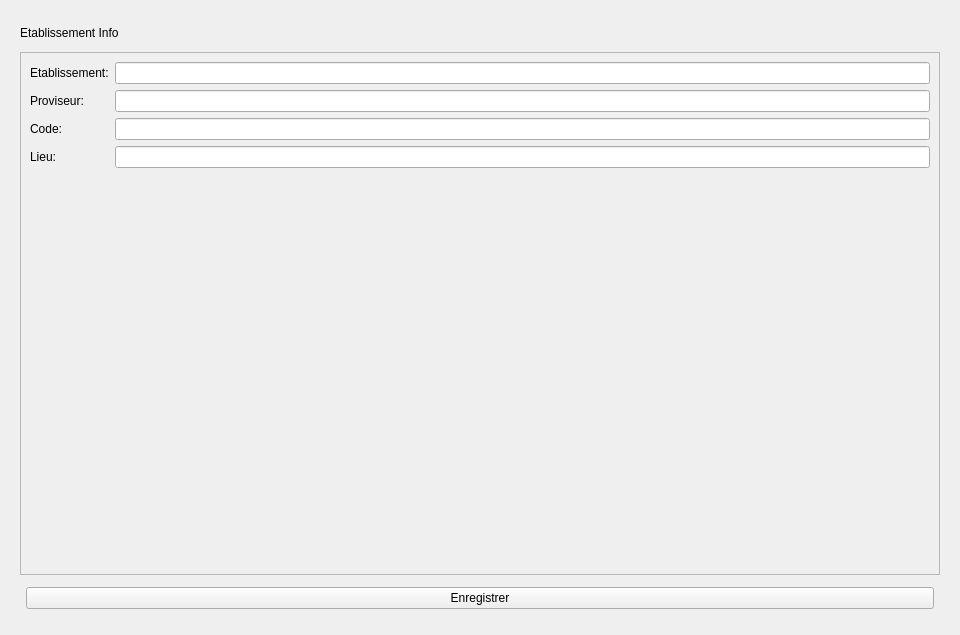
<?xml version="1.0" encoding="UTF-8"?>
<ui version="4.0">
 <class>SettingsPage</class>
 <widget class="QWidget" name="SettingsPage">
  <property name="geometry">
   <rect>
    <x>0</x>
    <y>0</y>
    <width>960</width>
    <height>635</height>
   </rect>
  </property>
  <property name="windowTitle">
   <string>Form</string>
  </property>
  <layout class="QHBoxLayout" name="horizontalLayout">
   <item>
    <layout class="QVBoxLayout" name="verticalLayout">
     <property name="leftMargin">
      <number>9</number>
     </property>
     <property name="topMargin">
      <number>9</number>
     </property>
     <property name="rightMargin">
      <number>9</number>
     </property>
     <property name="bottomMargin">
      <number>9</number>
     </property>
     <item>
      <layout class="QHBoxLayout" name="horizontalLayout_2">
       <item>
        <layout class="QVBoxLayout" name="verticalLayout_2" stretch="1,20">
         <item>
          <widget class="QLabel" name="label">
           <property name="text">
            <string>Etablissement Info</string>
           </property>
          </widget>
         </item>
         <item>
          <widget class="QFrame" name="frame">
           <property name="frameShape">
            <enum>QFrame::StyledPanel</enum>
           </property>
           <property name="frameShadow">
            <enum>QFrame::Raised</enum>
           </property>
           <layout class="QHBoxLayout" name="horizontalLayout_3">
            <item>
             <layout class="QFormLayout" name="formLayout">
              <item row="0" column="0">
               <widget class="QLabel" name="label_2">
                <property name="text">
                 <string>Etablissement:</string>
                </property>
               </widget>
              </item>
              <item row="0" column="1">
               <widget class="QLineEdit" name="schoolNameEdit"/>
              </item>
              <item row="1" column="0">
               <widget class="QLabel" name="label_3">
                <property name="text">
                 <string>Proviseur:</string>
                </property>
               </widget>
              </item>
              <item row="1" column="1">
               <widget class="QLineEdit" name="principalEdit"/>
              </item>
              <item row="2" column="0">
               <widget class="QLabel" name="label_4">
                <property name="text">
                 <string>Code:</string>
                </property>
               </widget>
              </item>
              <item row="2" column="1">
               <widget class="QLineEdit" name="codeEdit"/>
              </item>
              <item row="3" column="0">
               <widget class="QLabel" name="label_5">
                <property name="text">
                 <string>Lieu:</string>
                </property>
               </widget>
              </item>
              <item row="3" column="1">
               <widget class="QLineEdit" name="schoolLocationEdit"/>
              </item>
             </layout>
            </item>
           </layout>
          </widget>
         </item>
        </layout>
       </item>
      </layout>
     </item>
     <item>
      <layout class="QHBoxLayout" name="horizontalLayout_4">
       <property name="leftMargin">
        <number>6</number>
       </property>
       <property name="topMargin">
        <number>6</number>
       </property>
       <property name="rightMargin">
        <number>6</number>
       </property>
       <property name="bottomMargin">
        <number>6</number>
       </property>
       <item>
        <widget class="QPushButton" name="saveSettingsBtn">
         <property name="text">
          <string>Enregistrer</string>
         </property>
        </widget>
       </item>
      </layout>
     </item>
    </layout>
   </item>
  </layout>
 </widget>
 <resources/>
 <connections/>
</ui>
